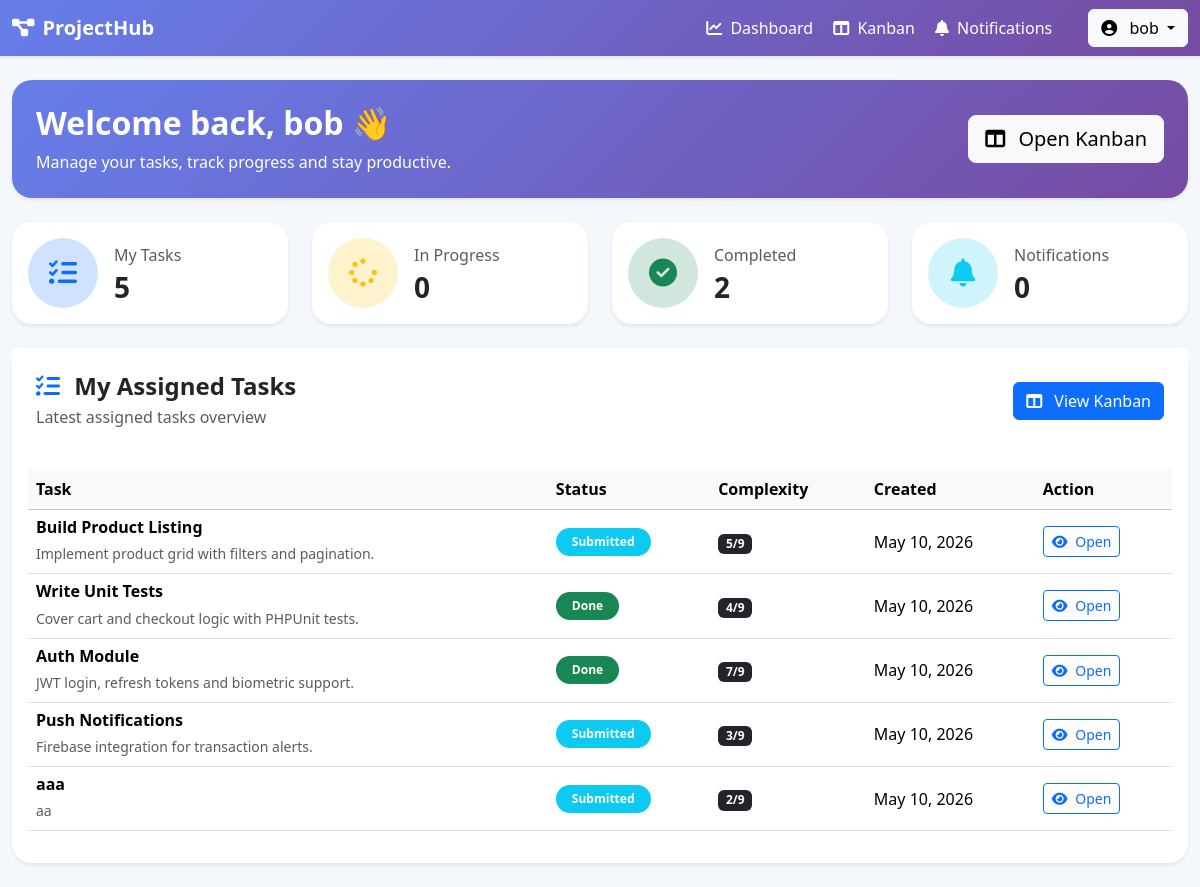
Page /views/user/dashboard.php (signed in) on the committed database.
### tables this page shows
CREATE TABLE `tasks` (
  `id` int(11) NOT NULL,
  `title` varchar(255) NOT NULL,
  `description` text DEFAULT NULL,
  `status` enum('open','in_progress','submitted','done') DEFAULT 'open',
  `complexity` tinyint(4) NOT NULL CHECK (`complexity` between 1 and 9),
  `project_id` int(11) NOT NULL,
  `assigned_to` int(11) DEFAULT NULL,
  `created_at` timestamp NOT NULL DEFAULT current_timestamp()
);

### models/Task.php (called while the page is built, shortened)
<?php
    class Task{
        private $pdo;
        public function __construct(PDO $pdo) {
            $this->pdo = $pdo;
        }
        public function findTasksByUser($user_id){
            $stmt=$this->pdo->prepare("SELECT * FROM tasks WHERE assigned_to = ?");
            $stmt->execute([$user_id]);
            return $stmt->fetchAll(PDO::FETCH_ASSOC);
        }
    }
?>

### models/Notification.php (called while the page is built, shortened)
    <?php
class Notification {
    private $pdo;
    public function __construct($pdo) {
        $this->pdo = $pdo;
    }
    public function findNotificationsByUser($user_id) {
        $stmt = $this->pdo->prepare("
            SELECT * FROM notifications
            WHERE user_id = ?
            ORDER BY created_at DESC
            LIMIT 20
        ");
        $stmt->execute([$user_id]);
        return $stmt->fetchAll(PDO::FETCH_ASSOC);
    }
}
?>

### views/user/dashboard.php (the view, shortened to what this page needs)
<?php
require_once(__DIR__ . "/../../config/database.php");
require_once(__DIR__ . "/../../models/Task.php");
require_once(__DIR__ . "/../../models/Notification.php");
$taskModel = new Task($pdo);
$notificationModel = new Notification($pdo);
$tasks = $taskModel->findTasksByUser($_SESSION['user']['id']);
$notifications = $notificationModel->findNotificationsByUser($_SESSION['user']['id']);
$inProgress = count(array_filter($tasks, fn($t) => $t['status'] === 'in_progress'));
$completed = count(array_filter($tasks, fn($t) => $t['status'] === 'done'));
$unread = count(array_filter($notifications, fn($n) => !$n['is_read']));
?>
<!DOCTYPE html>
<html lang="en">
<head>
    <link href="https://cdn.jsdelivr.net/npm/bootstrap@5.3.3/dist/css/bootstrap.min.css" rel="stylesheet">
    <link rel="stylesheet" href="https://cdnjs.cloudflare.com/ajax/libs/font-awesome/6.4.0/css/all.min.css">
</head>
<body>
    <nav class="navbar navbar-expand-lg navbar-dark shadow-sm sticky-top">
        <div class="container-fluid">
            <a class="navbar-brand fw-bold" href="#">
                <i class="fas fa-project-diagram me-2"></i>ProjectHub
            </a>
            <div class="collapse navbar-collapse" id="navbarContent">
                <div class="navbar-nav ms-auto align-items-lg-center">
                    <a href="dashboard.php" class="nav-link-custom">
                        <i class="fas fa-chart-line me-1"></i> Dashboard
                    </a>
                    <a href="kanban/kanban.php" class="nav-link-custom">
                        <i class="fas fa-table-columns me-1"></i> Kanban
                    </a>
                    <a href="notifications/list.php" class="nav-link-custom position-relative">
                        <i class="fas fa-bell me-1"></i> Notifications
                    </a>
                    <div class="dropdown ms-lg-3">
                        <button class="btn btn-light dropdown-toggle" data-bs-toggle="dropdown">
                            <i class="fas fa-user-circle me-2"></i>
                            <?php echo htmlspecialchars($_SESSION["user"]["username"]); ?>
                        </button>
                    </div>
                </div>
            </div>
        </div>
    </nav>
    <div class="container-fluid py-4">
        <div class="welcome-box p-4 shadow-sm mb-4">
            <div class="row align-items-center">
                <div class="col-md-8">
                    <h2 class="fw-bold mb-2">
                        Welcome back,
                        <?php echo htmlspecialchars($_SESSION["user"]["username"]); ?> 👋
                    </h2>
                    <p class="mb-0">
                        Manage your tasks, track progress and stay productive.
                    </p>
                </div>
                <div class="col-md-4 text-md-end mt-3 mt-md-0">
                    <a href="kanban/kanban.php" class="btn btn-light btn-lg">
                        <i class="fas fa-table-columns me-2"></i>
                        Open Kanban
                    </a>
                </div>
            </div>
        </div>
        <div class="row g-4 mb-4">
            <div class="col-md-6 col-xl-3">
                <div class="card dashboard-card shadow-sm h-100">
                    <div class="card-body d-flex align-items-center">
                        <div class="stat-icon bg-primary-subtle text-primary me-3">
                            <i class="fas fa-tasks"></i>
                        </div>
                        <div>
                            <p class="text-muted mb-1">My Tasks</p>
                            <h3 class="fw-bold mb-0"><?php echo count($tasks); ?></h3>
                        </div>
                    </div>
                </div>
            </div>
            <div class="col-md-6 col-xl-3">
                <div class="card dashboard-card shadow-sm h-100">
                    <div class="card-body d-flex align-items-center">
                        <div class="stat-icon bg-warning-subtle text-warning me-3">
                            <i class="fas fa-spinner"></i>
                        </div>
                        <div>
                            <p class="text-muted mb-1">In Progress</p>
                            <h3 class="fw-bold mb-0"><?php echo $inProgress; ?></h3>
                        </div>
                    </div>
                </div>
            </div>
            <div class="col-md-6 col-xl-3">
                <div class="card dashboard-card shadow-sm h-100">
                    <div class="card-body d-flex align-items-center">
                        <div class="stat-icon bg-success-subtle text-success me-3">
                            <i class="fas fa-check-circle"></i>
                        </div>
                        <div>
                            <p class="text-muted mb-1">Completed</p>
                            <h3 class="fw-bold mb-0"><?php echo $completed; ?></h3>
                        </div>
                    </div>
                </div>
            </div>
            <div class="col-md-6 col-xl-3">
                <div class="card dashboard-card shadow-sm h-100">
                    <div class="card-body d-flex align-items-center">
                        <div class="stat-icon bg-info-subtle text-info me-3">
                            <i class="fas fa-bell"></i>
                        </div>
                        <div>
                            <p class="text-muted mb-1">Notifications</p>
                            <h3 class="fw-bold mb-0"><?php echo $unread; ?></h3>
                        </div>
                    </div>
                </div>
            </div>
        </div>
        <div class="card table-card shadow-sm">
            <div class="card-header bg-white border-0 p-4">
                <div class="d-flex justify-content-between align-items-center">
                    <div>
                        <h4 class="fw-bold mb-1">
                            <i class="fas fa-list-check text-primary me-2"></i>
                            My Assigned Tasks
                        </h4>
                        <p class="text-muted mb-0">
                            Latest assigned tasks overview
                        </p>
                    </div>
                    <a href="kanban/kanban.php" class="btn btn-primary">
                        <i class="fas fa-table-columns me-2"></i>
                        View Kanban
                    </a>
                </div>
            </div>
            <div class="card-body">
                <?php if (empty($tasks)): ?>
                    <div class="text-center py-5">
                        <i class="fas fa-folder-open fa-4x text-muted mb-3"></i>
                        <h5>No tasks assigned yet</h5>
                        <p class="text-muted">
                            Your assigned tasks will appear here.
                        </p>
                    </div>
                <?php else: ?>
                    <div class="table-responsive">
                        <table class="table align-middle table-hover">
                            <thead class="table-light">
                                <tr>
                                    <th>Task</th>
                                    <th>Status</th>
                                    <th>Complexity</th>
                                    <th>Created</th>
                                    <th>Action</th>
                                </tr>
                            </thead>
                            <tbody>
                                <?php foreach (array_slice($tasks, 0, 5) as $task): ?>
                                    <?php
                                    $statusClass = match ($task['status']) {
                                        'open' => 'danger',
                                        'in_progress' => 'warning',
                                        'submitted' => 'info',
                                        'done' => 'success',
                                        default => 'secondary'
                                    };
                                    ?>
                                    <tr>
                                        <td>
                                            <h6 class="fw-bold mb-1">
                                                <?php echo htmlspecialchars($task['title']); ?>
                                            </h6>
                                            <small class="text-muted">
                                                <?php echo htmlspecialchars(substr($task['description'], 0, 70)); ?>
                                            </small>
                                        </td>
                                        <td>
                                            <span class="badge bg-<?php echo $statusClass; ?> rounded-pill px-3 py-2">
                                                <?php echo ucfirst(str_replace('_', ' ', $task['status'])); ?>
                                            </span>
                                        </td>
                                        <td>
                                            <span class="badge bg-dark">
                                                <?php echo $task['complexity']; ?>/9
                                            </span>
                                        </td>
                                        <td>
                                            <?php echo date('M d, Y', strtotime($task['created_at'])); ?>
                                        </td>
                                        <td>
                                            <a href="kanban/kanban.php" class="btn btn-sm btn-outline-primary">
                                                <i class="fas fa-eye me-1"></i>
                                                Open
                                            </a>
                                        </td>
                                    </tr>
                                <?php endforeach; ?>
                            </tbody>
                        </table>
                    </div>
                <?php endif; ?>
            </div>
        </div>
    </div>
</body>
</html>

### views/user/dashboard.php (style rules this page uses)
body { background-color: #f4f7fc; }
.navbar { background: linear-gradient(135deg, #667eea, #764ba2); }
.dashboard-card { border: none; border-radius: 20px; transition: 0.3s; }
.stat-icon { width: 70px; height: 70px; display: flex; align-items: center; justify-content: center; border-radius: 50%; font-size: 28px; }
.table-card { border: none; border-radius: 20px; }
.welcome-box { background: linear-gradient(135deg, #667eea, #764ba2); border-radius: 20px; color: white; }
.nav-link-custom { color: white; text-decoration: none; margin-right: 20px; font-weight: 500; }

### rows in the picture
tasks: title "Build Product Listing", description "Implement product grid with filters and pagination.", status "Submitted", complexity "5", created_at "May 10, 2026"
tasks: title "Write Unit Tests", description "Cover cart and checkout logic with PHPUnit tests.", status "Done", complexity "4", created_at "May 10, 2026"
tasks: title "Auth Module", description "JWT login, refresh tokens and biometric support.", status "Done", complexity "7", created_at "May 10, 2026"
tasks: title "Push Notifications", description "Firebase integration for transaction alerts.", status "Submitted", complexity "3", created_at "May 10, 2026"
tasks: title "aaa", description "aa", status "Submitted", complexity "2", created_at "May 10, 2026"

### other values in the picture
$_SESSION["user"]["username"] "bob"
count($tasks) "5"
$inProgress "0"
$completed "2"
$unread "0"
